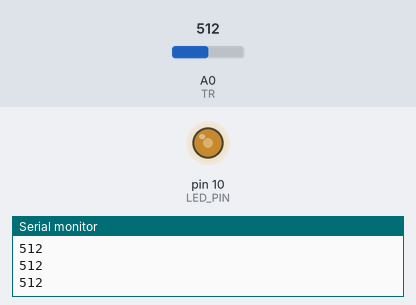
Bench run of a sketch on a simulated Arduino Uno, built with avr-gcc and run on an emulated ATmega328P. Parts: output pins drawn as LEDs (lit = HIGH), the last lines printed to the serial monitor. The inputs (shaded band) are chosen by the test bench; at power-on: A0 (TR) = 512.

Above: at 1.2 s.
1.3 s: A0 (TR) set to 716
At 1.9 s:
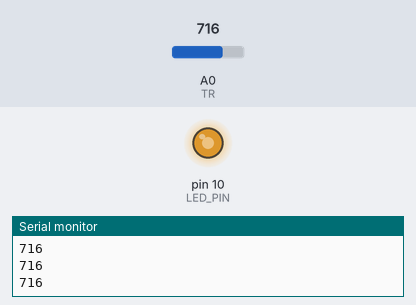
2.8 s: A0 (TR) set to 900
At 3.2 s:
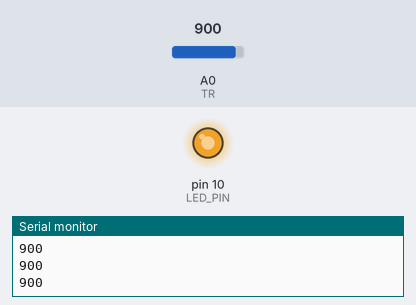
4.3 s: A0 (TR) set to 122
At 5.5 s:
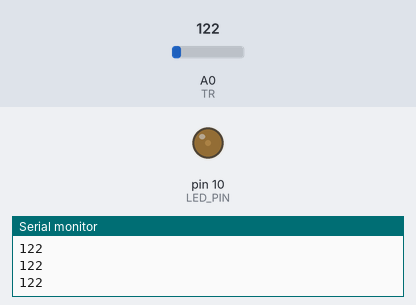
5.8 s: A0 (TR) set to 0
At 7.0 s:
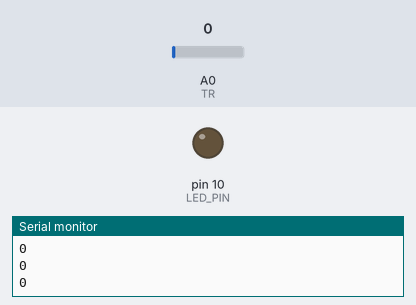
7.3 s: A0 (TR) set to 511
At 8.4 s:
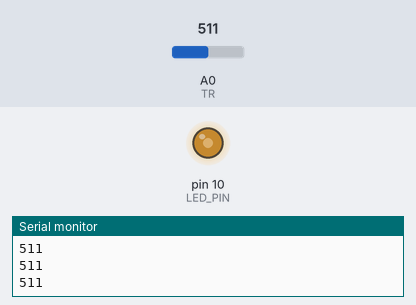
Timing chart, 0 to 9.8 s (numbered marks = the images above; inputs shaded):
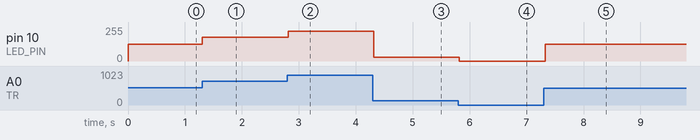

Measured:
- after the input at 1.3 s, pin 10 (LED_PIN): 127/255 → 178/255 at once
- after the input at 2.8 s, pin 10 (LED_PIN): 178/255 → 224/255 at once
- after the input at 4.3 s, pin 10 (LED_PIN): 224/255 → 30/255 at once
- after the input at 5.8 s, pin 10 (LED_PIN): 30/255 → 0/255 at once
- after the input at 7.3 s, pin 10 (LED_PIN): 0/255 → 127/255 at once

The sketch:

05_Registor_02.ino
```cpp
int LED_PIN=10;
int TR=A0;

void setup() {
  pinMode(LED_PIN,OUTPUT);
  pinMode(TR, INPUT);
  Serial.begin(9600);
}

void loop() {
  int registor=analogRead(TR);
  Serial.println(registor);
  //registor=registor/4;
  registor=map(registor, 0, 1024, 0, 255);
  analogWrite(LED_PIN, registor);
  delay(100);
}
```
